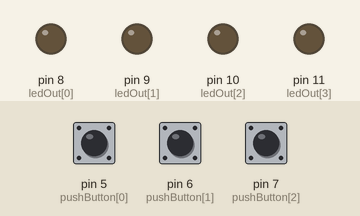
A sketch run on a simulated Arduino Uno, built with avr-gcc and run on an emulated ATmega328P. Parts: output pins drawn as LEDs (lit = HIGH). The test bench sets the inputs (shaded band); at power-on: pin 5 (pushButton[0]) LOW, pin 7 (pushButton[2]) LOW, pin 6 (pushButton[1]) LOW. What the sketch prints to the serial monitor is not drawn.

Above: at 1.2 s.
1.3 s: pin 5 (pushButton[0]) pulled HIGH for 0.15 s
At 1.8 s:
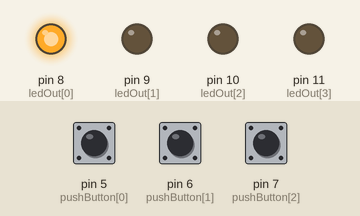
2.9 s: pin 5 (pushButton[0]) pulled HIGH for 1 s
At 4.7 s:
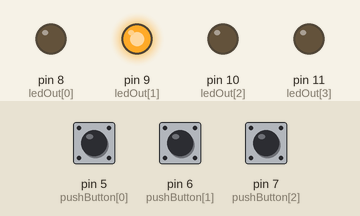
5.4 s: pin 7 (pushButton[2]) pulled HIGH for 0.15 s
At 6.7 s:
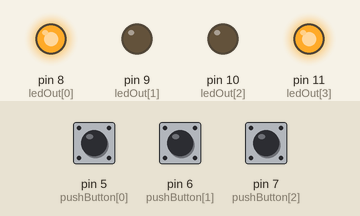
7.0 s: pin 6 (pushButton[1]) pulled HIGH for 0.15 s
At 8.3 s:
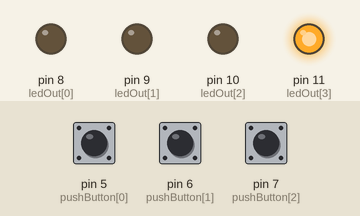
8.6 s: pin 6 (pushButton[1]) pulled HIGH for 1 s
At 10.1 s:
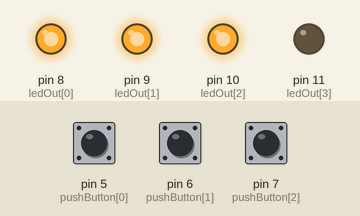
11.1 s: pin 7 (pushButton[2]) pulled HIGH for 1 s
At 13.0 s:
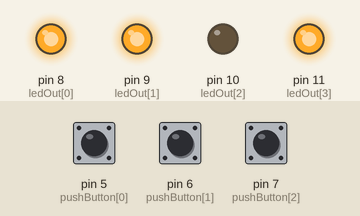
Timing chart, 0 to 14.5 s (numbered marks = the images above; inputs shaded):
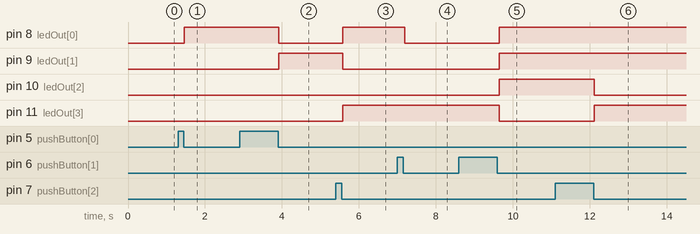

Measured:
- after the input at 1.3 s, pin 8 (ledOut[0]): LOW → HIGH after 0.16 s
- after the input at 2.9 s, pin 8 (ledOut[0]): HIGH → LOW after 1.0 s; pin 9 (ledOut[1]): LOW → HIGH after 1.0 s
- after the input at 5.4 s, pin 8 (ledOut[0]), pin 11 (ledOut[3]): LOW → HIGH after 0.18 s; pin 9 (ledOut[1]): HIGH → LOW after 0.18 s
- after the input at 7.0 s, pin 8 (ledOut[0]): HIGH → LOW after 0.19 s
- after the input at 8.6 s, pin 8 (ledOut[0]), pin 9 (ledOut[1]), pin 10 (ledOut[2]): LOW → HIGH after 1.0 s; pin 11 (ledOut[3]): HIGH → LOW after 1.0 s
- after the input at 11.1 s, pin 10 (ledOut[2]): HIGH → LOW after 1.0 s; pin 11 (ledOut[3]): LOW → HIGH after 1.0 s

The sketch:

SimpleGPIO.ino
```cpp
/*
 SIMPLE GPIO
*/

int pushButton[3] = {5,6,7}; // where are the buttons connected PINs
int buttonState[3];          // what is the state of the button (1==PUSHED IN)

int oldbuttonState[3] = {0,0,0};  //this stores the previous state of the button (1==PUSHED IN)


int ledOut[4] = {8,9,10,11}; // where the LEDs are connected
int ledState[4] = {0,0,0,0}; //what is the state of the LEDs


//SETUP

void setup()
{

  Serial.begin(9600);

  //every button  GPIO input
  for(int i=0;i<3;i++)
    pinMode(pushButton[i], INPUT);

  //every LED GPIO-t output
  for(int i=0;i<4;i++)
    pinMode(ledOut[i], OUTPUT);
}

// LOOP

void loop()
{
  //read in all input pins
  for(int i=0;i<3;i++)
    buttonState[i] = digitalRead(pushButton[i]);

  for(int i=0;i<3;i++)
    if (buttonState[i] != oldbuttonState[i])
        {
         if (buttonState[i]==0) //switch at release
            //ledState[i] = !ledState[i];
            {
              switch(i)
               {
                case 0: {//add one
                        ledState[0]++;
                        for(int j=0;j<3;j++)
                          {
                           if (ledState[j]>=2)
                              {
                               ledState[j+1]++;
                               ledState[j]-=2;
                              }
                          }
                         if (ledState[3]>=2) ledState[3]-=2;
                         break;}
                case 1: {//subtract
                        ledState[0]--;
                        for(int j=0;j<3;j++)
                          {
                           if (ledState[j]<0)
                              {
                               ledState[j+1]--;
                               ledState[j]+=2;
                              }
                          }
                         if (ledState[3]<0) ledState[3]+=2;


                         break;}
                case 2: {//shift left
                        for(int j=0;j<3;j++)
                          ledState[j] = ledState[j+1];
                        ledState[3] = ledState[0];
                          break;}
               }
            }
         oldbuttonState[i] = buttonState[i];
        }

  //internal logic: compute the 4th LED
  //computes PARITY
  //ledState[3] = (ledState[0]+ledState[1]+ledState[2])%2;

  //put the output on the LEDs
  for(int i=0;i<4;i++)
    if (ledState[i]==1) digitalWrite(ledOut[i],HIGH);
    else digitalWrite(ledOut[i],LOW);

  // send all button states to the serial port
  Serial.print(buttonState[0]);
  Serial.print(buttonState[1]);
  Serial.println(buttonState[2]);

  // 50 ms szunet (to not run through this too fast)
  delay(50);
}

/*
TRY THE CODE
what do the buttons do?


 */
```
